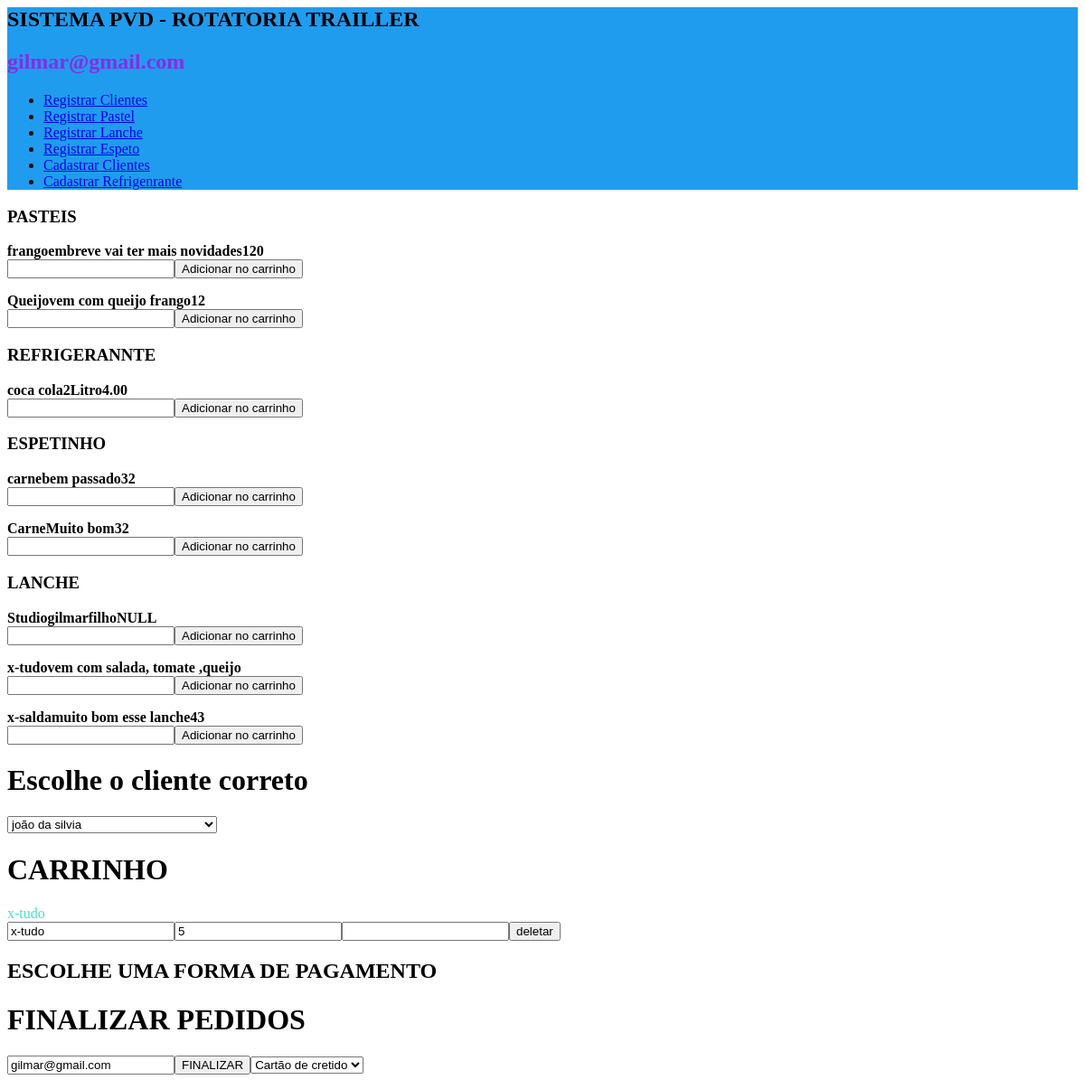
/dashboard/sistema/pvd/online/2025/sistema-pvd-online.php (signed in), run on the app's committed database.
### tables this page shows
CREATE TABLE `pastel` (
  `id` int(11) NOT NULL,
  `nomepastel` varchar(255) DEFAULT NULL,
  `descricao` text DEFAULT NULL,
  `preco` decimal(10,0) DEFAULT NULL
);

CREATE TABLE `refrigentante` (
  `nomerefri` varchar(255) NOT NULL,
  `tamanhorefri` varchar(255) NOT NULL,
  `sigla` varchar(255) NOT NULL,
  `preco` varchar(255) NOT NULL
);

CREATE TABLE `espeto` (
  `espetonome` varchar(255) NOT NULL,
  `descricao` text DEFAULT NULL,
  `preco` varchar(255) NOT NULL
);

CREATE TABLE `lanches` (
  `id` int(11) NOT NULL,
  `nomelanche` varchar(25) NOT NULL,
  `preco` varchar(255) NOT NULL,
  `descricao` text NOT NULL
);

CREATE TABLE `carrinho` (
  `id` int(11) NOT NULL,
  `item` varchar(255) NOT NULL,
  `quantidade` varchar(255) NOT NULL,
  `preco` varchar(255) NOT NULL,
  `email` varchar(255) NOT NULL
);

### dashboard/sistema/pvd/online/2025/sistema-pvd-online.php (the view, shortened to what this page needs)
<?php
echo "<link rel='stylesheet' href='/arquivos/css/menu.css' type='text/css'>";
echo "<div class='banner01'>";
echo   "<h2 id='text-sistema-pvd'>SISTEMA PVD - ROTATORIA TRAILLER</h2>";
echo "<h2 id='email_adm'>" . $_SESSION['adminstradores'] . "</h2>";
  echo  "<nav class='menu01' >";
      echo  "<ul>";
                echo "<li><a href='/dashboard/paginas/online/cadastrar-clientes.php'>Registrar Clientes</a></li>";
                echo "<li><a href='/dashboard/paginas/online/registrar-pastel.php'>Registrar Pastel</a></li>";
                echo "<li><a href='/dashboard/paginas/online/registrar-lanche.php'>Registrar Lanche</a></li>";
                echo "<li><a href='/dashboard/paginas/online/registrar-espeto.php'>Registrar Espeto</a></li>";
                echo "<li><a href='/dashboard/paginas/online/cadastrar-clientes.php'>Cadastrar Clientes</a></li>";
                echo "<li><a href='/dashboard/paginas/online/registrar-refrigentes.php'>Cadastrar Refrigenrante</a></li>";
 echo  "</ul>";
    echo "</nav>";
echo "</div>";
?>
<?php
$servername = "localhost";
$username = "root";
$password = "";
$dbname = "trailler";
$mysqli = new mysqli($servername, $username, $password, $dbname);
$sql = "SELECT * FROM pastel ORDER BY id DESC";
$result = $mysqli->query($sql);
if ($result->num_rows > 0) {
    echo "<h3>PASTEIS </h3>";
    while($row = $result->fetch_assoc()) {
echo  "<div class='itens-cardapio'>";
echo  "<strong>" . $row['nomepastel'] . $row['descricao'] . $row['preco'] . "</strong>";
echo "<form action='insert.php' method='POST'>";
echo "<input type='number' name='quantidade'>";
echo "<button id='btn-adicionarcarrinho'>Adicionar no carrinho</button>";
echo "</div>";
  }
} else {
    echo "Desculpe Não foi encontrado os pastel no banco de banco de dados";
}
?>
<?php
$servername = "localhost";
$username = "root";
$password = "";
$dbname = "trailler";
$mysqli = new mysqli($servername, $username, $password, $dbname);
$sql_select_refri = "SELECT * FROM refrigentante";
$result = $mysqli->query($sql_select_refri);
if ($result->num_rows > 0) {
    echo "<h3>REFRIGERANNTE</h3>";
    while($row = $result->fetch_assoc()) {
echo  "<div class='itens-cardapio'>";
echo  "<strong>" . $row['nomerefri'] . $row['tamanhorefri']  . $row['sigla'] . $row['preco'] . "</strong>";
echo "<form action='insert.php' method='POST'>";
echo "<input type='number' name='quantidade'   >";
echo "<button id='btn-adicionarcarrinho'>Adicionar no carrinho</button>";
echo "</form>";
echo "</div>";
  }
} else {
    echo "Desculpe Não foi, encotrado nenhum refrigerante";
}
?>
<?php
$servername = "localhost";
$username = "root";
$password = "";
$dbname = "trailler";
$mysqli = new mysqli($servername, $username, $password, $dbname);
$sql = "SELECT * FROM espeto ORDER BY PRECO DESC";
$result = $mysqli->query($sql);
if ($result->num_rows > 0) {
    echo "<h3>ESPETINHO</h3>";
    while($row = $result->fetch_assoc()) {
echo  "<div class='itens-cardapio2'>";
echo  "<strong id='viws'>" . $row['espetonome'] . $row['descricao'] . $row['preco'] . "</strong>";
echo "<form action='insert.php' method='POST'>";
echo "<input type='number' name='quantidade'>";
echo "<button id='btn-adicionarcarrinho'>Adicionar no carrinho</button>";
echo "</div>";
  }
} else {
    echo "Desculpe Não foi encontrado os pastel no banco de banco de dados";
}
?>
<?php
$servername = "localhost";
$username = "root";
$password = "";
$dbname = "trailler";
$mysqli = new mysqli($servername, $username, $password, $dbname);
$sql = "SELECT * FROM lanches";
$result = $mysqli->query($sql);
if ($result->num_rows > 0) {
    echo "<h3>LANCHE</h3>";
    while($row = $result->fetch_assoc()) {
echo  "<div class='itens-cardapio2'>";
echo  "<strong id='viws'>" . $row['nomelanche'] . $row['descricao'] . $row['preco'] . "</strong>";
echo "<form action='insert.php' method='POST'>";
echo "<input type='number' name='quantidade'>";
echo "<button id='btn-adicionarcarrinho'>Adicionar no carrinho</button>";
echo "</div>";
  }
} else {
    echo "Desculpe Não foi encontrado os pastel no banco de banco de dados";
}
?>
    <?php
$servername = "localhost";
$username = "root";
$password = "";
$dbname = "trailler";
$mysqli = new mysqli($servername, $username, $password, $dbname);
$sql = "SELECT * FROM cliente";
$result = $mysqli->query($sql);
if ($result->num_rows > 0) {
echo "<h1>Escolhe o  cliente correto </h1>";
echo "<select id='listacliente'>";
while ($row = $result->fetch_assoc()) {
    echo "<option>" . $row['nomecompleto'] . "</option>";
}
echo "</select>";
} else {
    echo "0 resultados";
}
?>
<?php
$servername = "localhost";
$username = "root";
$password = "";
$dbname = "trailler";
$mysqli = new mysqli($servername, $username, $password, $dbname);
$adm_email = $_SESSION['adminstradores'];
$sql_carrinho = "SELECT * FROM carrinho WHERE email = '$adm_email'";
$result = $mysqli->query($sql_carrinho);
if ($result->num_rows > 0) {
echo "<h1>CARRINHO </h1>";
while ($row = $result->fetch_assoc()) {
    echo "<div class='itemcarrinhoPvd'>";
  echo  "<label name='itens'>" . $row['item']  . $row['preco'] . "</label>";
  echo "<form action='vers.php' method='post'>";
  echo "<input  name='item' value='" . $row['item'] . "'>";
  echo  "<input name='quantidade'  value='"  .  $row['quantidade'] . "'>";
  echo "<input  value='" . $row['preco'] . "'>";
  echo "<button>deletar</button>";
echo "</form>";
}
} else {
    echo "<label>Carrinho Está vazio</label>";
}
?>
<?php
echo "<h2>ESCOLHE UMA FORMA DE PAGAMENTO</h2>";
?>
<?php
$servername = "localhost";
$username = "root";
$password = "";
$dbname = "trailler";
$mysqli = new mysqli($servername, $username, $password, $dbname);
$adm_email = $_SESSION['adminstradores'];
$sql_carrinho = "SELECT * FROM carrinho WHERE email = '$adm_email'";
$result = $mysqli->query($sql_carrinho);
if ($result->num_rows > 0) {
echo "<h1>FINALIZAR PEDIDOS </h1>";
while ($row = $result->fetch_assoc()) {
    echo "<div class='itemcarrinhoPvd'>";
  echo "<form action='finalizar.php' method='post'>";
  echo "<input type='' name='email'  value='" . $row['email'] . "'>";
}
echo "<button>FINALIZAR</button>";
echo "<select name='pagamento'>";
echo "<option>Cartão de cretido</option>";
echo "</select>";
echo "</form>";
} else {
    echo "<label>Carrinho Está vazio</label>";
}
?>

### arquivos/css/menu.css (style rules this page uses)
.banner01 { background-color: #209cee; }
label { color: turquoise; }
.menu01 li a { display: inline-block; margin-right: 5px; }
#email_adm { color: blueviolet; }

### data on the page
pastel: nomepastel "frango", descricao "embreve vai ter mais novidades", preco "120"
pastel: nomepastel "Queijo", descricao "vem com queijo frango", preco "12"
refrigentante: nomerefri "coca cola", tamanhorefri "2", sigla "Litro", preco "4.00"
espeto: espetonome "carne", descricao "bem passado", preco "32"
espeto: espetonome "Carne", descricao "Muito bom", preco "32"
lanches: nomelanche "Studio", descricao "gilmarfilho", preco "NULL"
lanches: nomelanche "x-tudo", descricao "vem com salada, tomate ,queijo"
lanches: nomelanche "x-salda", descricao "muito bom esse lanche", preco "43"
carrinho: item "x-tudo", quantidade "5", email "gilmar@gmail.com"

### other printed values
$_SESSION['adminstradores'] "gilmar@gmail.com"
form field value "joão da silvia"
